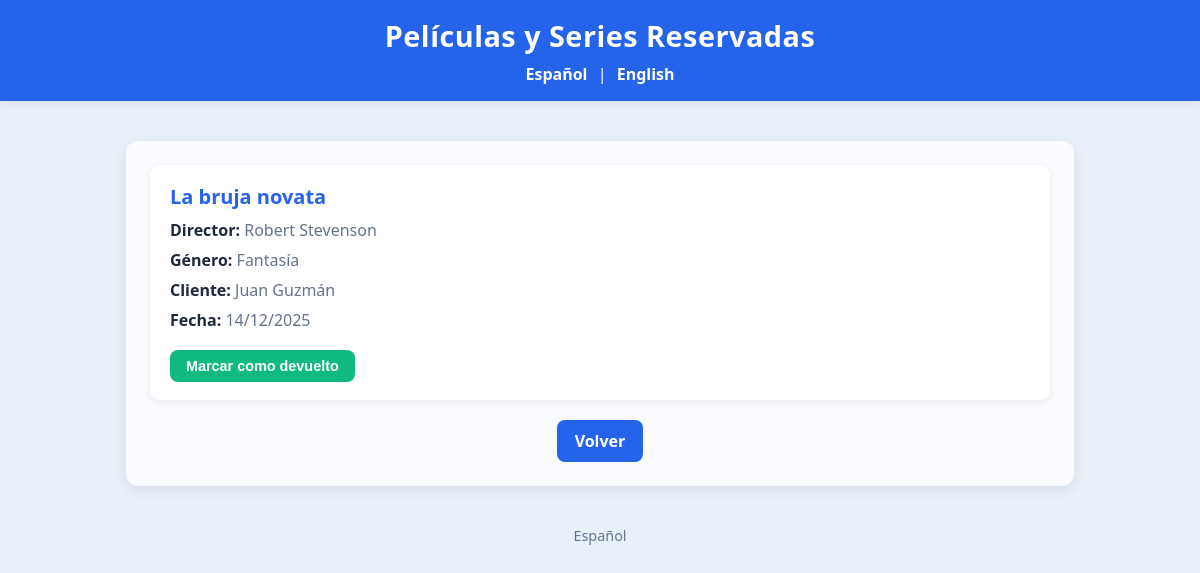
The page /peliculas_final/reservas_pelis.php (signed in) on the database its author committed.
### tables this page shows
CREATE TABLE `reserva` (
  `ID` int(11) NOT NULL,
  `ID_LIBRO` int(11) DEFAULT NULL,
  `ID_PELICULA` int(11) DEFAULT NULL,
  `CLIENTE_ID` int(11) NOT NULL,
  `FECHA_RESERVA` date NOT NULL,
  `DEVUELTO` tinyint(1) DEFAULT 0
);

CREATE TABLE `peliculas` (
  `ID` int(11) NOT NULL,
  `Titulo` varchar(255) NOT NULL,
  `AÑO_ESTRENO` date NOT NULL,
  `DIRECTOR` varchar(255) NOT NULL,
  `ACTORES` varchar(255) NOT NULL,
  `GENERO` varchar(255) NOT NULL,
  `TIPO_ADAPTACION` varchar(255) NOT NULL,
  `ADAPTACION_ID` int(11) DEFAULT NULL,
  `DISPONIBLE` tinyint(1) DEFAULT 1
);

CREATE TABLE `clientes` (
  `ID` int(11) NOT NULL,
  `NOMBRE` varchar(255) NOT NULL,
  `APELLIDOS` varchar(255) NOT NULL,
  `FECHA_NACIMIENTO` date NOT NULL,
  `LOCALIDAD` varchar(255) NOT NULL
);

### peliculas_final/traits.php (called while the page is built, shortened)
<?php
    trait FormatoFecha {
    public function formatearFecha($fecha) {
        return date('d/m/Y', strtotime($fecha));
  }
}
?>

### peliculas_final/reservas_pelis.php (the view, shortened to what this page needs)
<?php
include "conexion_db.php";
include "internacionalizacion.php";
include "traits.php";
$reservas_peliculas = [];
$consulta = "SELECT r.ID, r.ID_PELICULA, p.Titulo, r.FECHA_RESERVA, r.DEVUELTO,
                    c.NOMBRE, c.APELLIDOS, p.DIRECTOR, p.GENERO
             FROM reserva r
             JOIN peliculas p ON r.ID_PELICULA = p.ID
             JOIN clientes c ON r.CLIENTE_ID = c.ID
             WHERE r.DEVUELTO = FALSE
             ORDER BY r.FECHA_RESERVA DESC";
$resultado = $conexion->query($consulta);
if ($resultado && $resultado->num_rows > 0) {
    while ($row = $resultado->fetch_assoc()) {
        $reservas_peliculas[] = $row;
    }
}
$helper = new ReservasPelis();
?>
<!DOCTYPE html>
<html lang="es">
<head>
</head>
<body>
<header>
    <h1><?php echo $traducciones["reservas_pelis"]; ?></h1>
    <div class="lang-selector">
        <a href="?lang=es">Español</a> |
        <a href="?lang=en">English</a>
    </div>
</header>
<div class="container">
    <?php if (count($reservas_peliculas) > 0): ?>
        <?php foreach ($reservas_peliculas as $reserva): ?>
            <div class="reserva-item">
                <h2><?php echo htmlspecialchars($reserva['Titulo']); ?></h2>
                <p><strong><?php echo $traducciones["director"]; ?>:</strong> <?php echo htmlspecialchars($reserva['DIRECTOR']); ?></p>
                <p><strong><?php echo $traducciones["genero"]; ?>:</strong> <?php echo htmlspecialchars($reserva['GENERO']); ?></p>
                <p><strong><?php echo $traducciones["cliente"]; ?>:</strong> <?php echo htmlspecialchars($reserva['NOMBRE'] . ' ' . $reserva['APELLIDOS']); ?></p>
                <p><strong><?php echo $traducciones["fecha"]; ?>:</strong>
                <?php echo $helper->formatearFecha($reserva['FECHA_RESERVA']); ?></p>
                <form action="devolver.php" method="POST" style="margin: 0;">
                    <button type="submit" class="btn-devolver"><?php echo $traducciones["marcarDevuelto"]; ?></button>
                </form>
            </div>
        <?php endforeach; ?>
    <?php else: ?>
        <p class="no-results"><?php echo $traducciones["noReservas"]; ?></p>
    <?php endif; ?>
    <div class="botones">
        <a href="reservas.php" class="boton"><?php echo $traducciones["volver"]; ?></a>
    </div>
</div>
<footer>
    <?php echo $traducciones["language"]; ?>
</footer>
</body>
</html>

### peliculas_final/reservas_pelis.php (style rules this page uses)
:root { --bg: #e8f0fa; --card: #ffffff; --text: #1e293b; --muted: #64748b; --accent: #2563eb; --accent-hover: #1d4ed8; --shadow: rgba(0, 0, 0, 0.08); --success: #10b981; }
body { margin: 0; font-family: "Segoe UI", Roboto, Helvetica, Arial, sans-serif; background: var(--bg); color: var(--text); padding: 0; }
header { background: var(--accent); color: #fff; padding: 16px 0; text-align: center; box-shadow: 0 2px 8px var(--shadow); }
header h1 { margin: 0; font-size: 1.8rem; letter-spacing: 0.5px; }
.lang-selector { margin-top: 8px; }
.lang-selector a { color: #fff; text-decoration: none; margin: 0 6px; font-weight: 600; transition: opacity 0.2s; }
.container { max-width: 900px; margin: 40px auto; background: #f9fbff; border-radius: 12px; padding: 24px; box-shadow: 0 4px 14px var(--shadow); }
.reserva-item { background: var(--card); border-radius: 10px; padding: 18px 20px; box-shadow: 0 2px 8px var(--shadow); margin-bottom: 16px; transition: transform 0.2s, box-shadow 0.2s; }
.reserva-item h2 { margin: 0 0 8px 0; font-size: 1.25rem; color: var(--accent); }
.reserva-item p { margin: 6px 0; color: var(--muted); line-height: 1.5; }
.reserva-item strong { color: var(--text); }
.botones { text-align: center; margin-top: 20px; display: flex; gap: 12px; justify-content: center; }
a.boton, input[type="submit"], button { display: inline-block; background: var(--accent); color: #fff; text-decoration: none; padding: 10px 18px; border-radius: 8px; font-weight: 600; transition: background 0.2s, transform 0.2s; border: none; cursor: pointer; font-size: 1rem; }
.btn-devolver { background: var(--success); padding: 8px 16px; font-size: 0.9rem; margin-top: 12px; }
footer { text-align: center; margin-top: 40px; font-size: 0.9rem; color: var(--muted); }

### rows shown on the page
reserva: ID_PELICULA.Titulo "La bruja novata", ID_PELICULA.DIRECTOR "Robert Stevenson", ID_PELICULA.GENERO "Fantasía", CLIENTE_ID.APELLIDOS "Juan Guzmán", FECHA_RESERVA "14/12/2025"

### other values the page prints
$traducciones["reservas_pelis"] "Películas y Series Reservadas"
$traducciones["volver"] "Volver"
$traducciones["language"] "Español"
